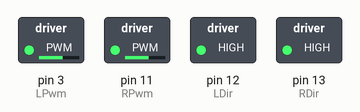
This sketch was run on a simulated Arduino Uno, built with avr-gcc and run on an emulated ATmega328P. On the bench: switched loads named in the sketch (green lamp = pin HIGH). What the sketch prints to the serial monitor is not drawn.

Above: at 0.1 s.
Timing chart, 0 to 1.6 s (numbered marks = the images above):
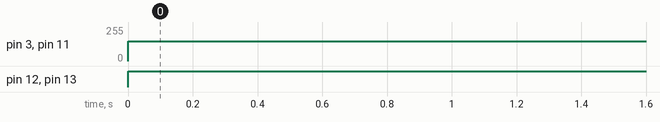

Measured:
- by itself, pin 3 (LPwm), pin 11 (RPwm): 0/255 → 150/255 at 0.00 s
- by itself, pin 12 (LDir), pin 13 (RDir): LOW → HIGH at 0.00 s

The sketch:

Motor_test.ino
```cpp
// Motor control pins
const int RPwm = 11;
const int RDir = 13;
const int LPwm = 3;
const int LDir = 12;

void setup() {
    // Set motor pins as outputs
    pinMode(RPwm, OUTPUT);
    pinMode(RDir, OUTPUT);
    pinMode(LPwm, OUTPUT);
    pinMode(LDir, OUTPUT);

    // Initialize Serial for feedback
    Serial.begin(9600);
    Serial.println("Motor Test Start");
}

void loop() {
    // Test right motor forward
    digitalWrite(RDir, HIGH);         // Set right motor direction forward
    analogWrite(RPwm, 150);           // Set right motor speed
    Serial.println("Right Motor Forward");

      // Test left motor forward
    digitalWrite(LDir, HIGH);         // Set left motor direction forward
    analogWrite(LPwm, 150);           // Set left motor speed
    Serial.println("Left Motor Forward");
    /* delay(1000);                      // Run for 1 second

    // Test right motor backward
    digitalWrite(RDir, LOW);          // Set right motor direction backward
    analogWrite(RPwm, 150);           // Maintain speed
    Serial.println("Right Motor Backward");
    delay(1000);                      // Run for 1 second

    // Stop right motor
    analogWrite(RPwm, 0);
    Serial.println("Right Motor Stop");
    delay(500);                       // Wait for half a second

    // Test left motor forward
    digitalWrite(LDir, HIGH);         // Set left motor direction forward
    analogWrite(LPwm, 150);           // Set left motor speed
    Serial.println("Left Motor Forward");
    delay(1000);                      // Run for 1 second

    // Test left motor backward
    digitalWrite(LDir, LOW);          // Set left motor direction backward
    analogWrite(LPwm, 150);           // Maintain speed
    Serial.println("Left Motor Backward");
    delay(1000);                      // Run for 1 second

    // Stop left motor
    analogWrite(LPwm, 0);
    Serial.println("Left Motor Stop");
    delay(2000);                      // Wait before repeating the cycle */
}
```
